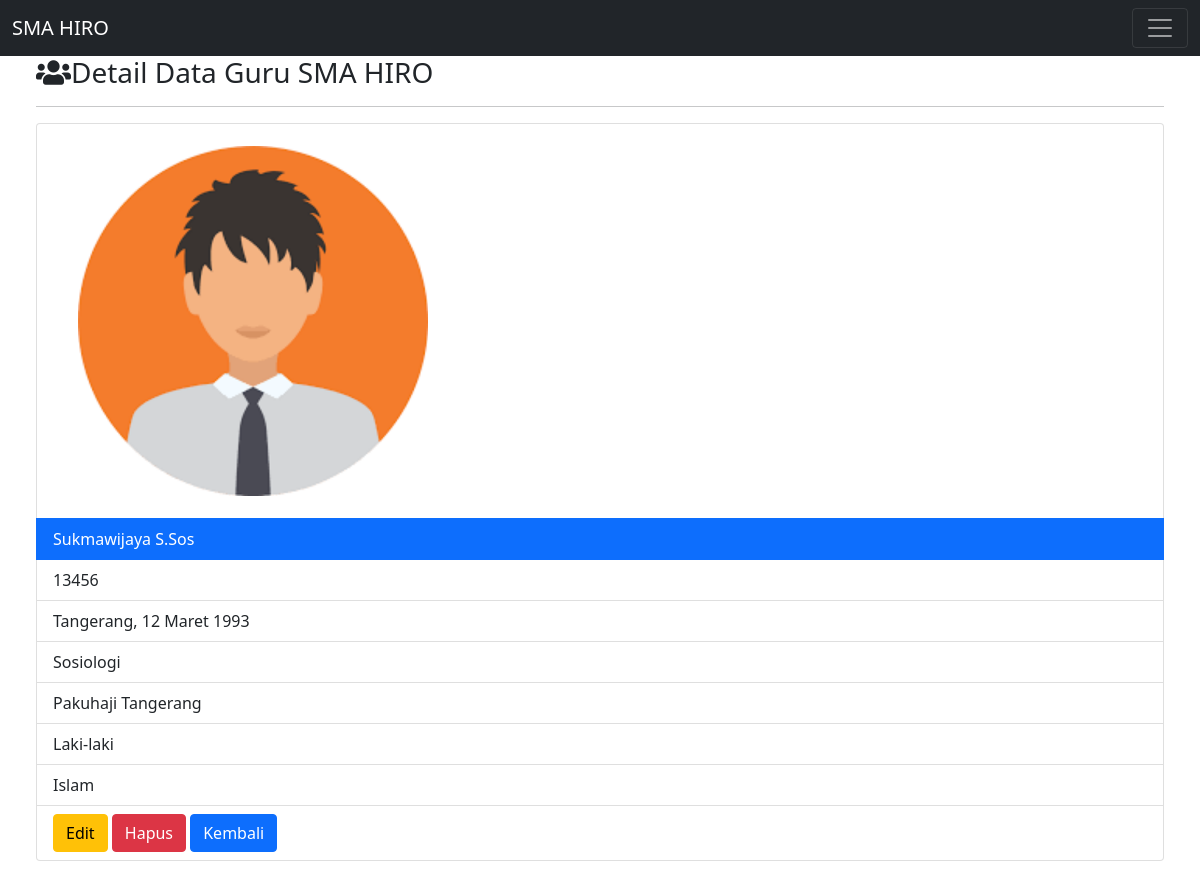
/detailguru.php?id=13456, run on the app's committed database.
### tables this page shows
CREATE TABLE `guru` (
  `id` varchar(15) NOT NULL,
  `nama` varchar(30) NOT NULL,
  `tempat` varchar(30) NOT NULL,
  `mata_pelajaran` varchar(20) NOT NULL,
  `alamat` varchar(30) NOT NULL,
  `jenis_kelamin` varchar(12) NOT NULL,
  `agama` varchar(15) NOT NULL,
  `foto` varchar(10) NOT NULL
);

### function.php (called while the page is built, shortened)
<?php
    $conn = mysqli_connect('localhost','root','','uas_1904030047');
    function query($query)
    {
        global $conn;
        $result = mysqli_query($conn,$query);
        if(mysqli_num_rows($result) ==1 ){
            return mysqli_fetch_assoc($result);
        }
        $rows = [];
        return $rows;
    }
?>

### detailguru.php (the view, shortened to what this page needs)
<?php
require 'function.php';
$id = $_GET['id'];
$guruu = query("SELECT * FROM guru WHERE id = $id");
?>
<!doctype html>
<html lang="en">
<head>
    <link href="tema/bootstrap/css/bootstrap.min.css" rel="stylesheet">
    <link rel="stylesheet" href="tema/fontawesome/css/all.min.css">
</head>
<body>
    <nav class="navbar fixed-top navbar-dark bg-dark">
            <div class="container-fluid">
                <a class="navbar-brand" href="index.php">SMA HIRO</a>
                <button class="navbar-toggler" type="button" data-bs-toggle="collapse" data-bs-target="#navbarSupportedContent" aria-controls="navbarSupportedContent" aria-expanded="false" aria-label="Toggle navigation">
                <span class="navbar-toggler-icon"></span>
                </button>
            </div>
         </nav>
    <div class="row mt-5">
        <div class="col-md-15 p-5 pt-2">
            <h3><i class="fas fa-users"></i>Detail Data Guru SMA HIRO </h3>
            <hr>
            <ul class="list-group">
                <li class="list-group-item"><img src="images/<?= $guruu['foto']; ?>.png" width="400px"></li>
                <li class="list-group-item active"><?= $guruu['nama']; ?></li>
                <li class="list-group-item"><?= $guruu['id']; ?></li>
                <li class="list-group-item"><?= $guruu['tempat']; ?></li>
                <li class="list-group-item"><?= $guruu['mata_pelajaran']; ?></li>
                <li class="list-group-item"><?= $guruu['alamat']; ?></li>
                <li class="list-group-item"><?= $guruu['jenis_kelamin']; ?></li>
                <li class="list-group-item"><?= $guruu['agama']; ?></li>
                <li class="list-group-item">
                    <a href="edit.php?id=<?= $guruu['id']; ?>" class="btn btn-warning" role="button">Edit</a>
                    <a href="hapus.php?id=<?= $guruu['id']; ?>" onclick="return confirm('apakah anda akan menghapus data ini');" class="btn btn-danger" role="button">Hapus</a>
                    <a href="guruu.php" class="btn btn-primary" role="button">Kembali</a>
                </li>
            </ul>
        </div>
    </div>
</body>
</html>

### data on the page
guru: nama "Sukmawijaya S.Sos", id "13456", tempat "Tangerang, 12 Maret 1993", mata_pelajaran "Sosiologi", alamat "Pakuhaji Tangerang", jenis_kelamin "Laki-laki", agama "Islam"
